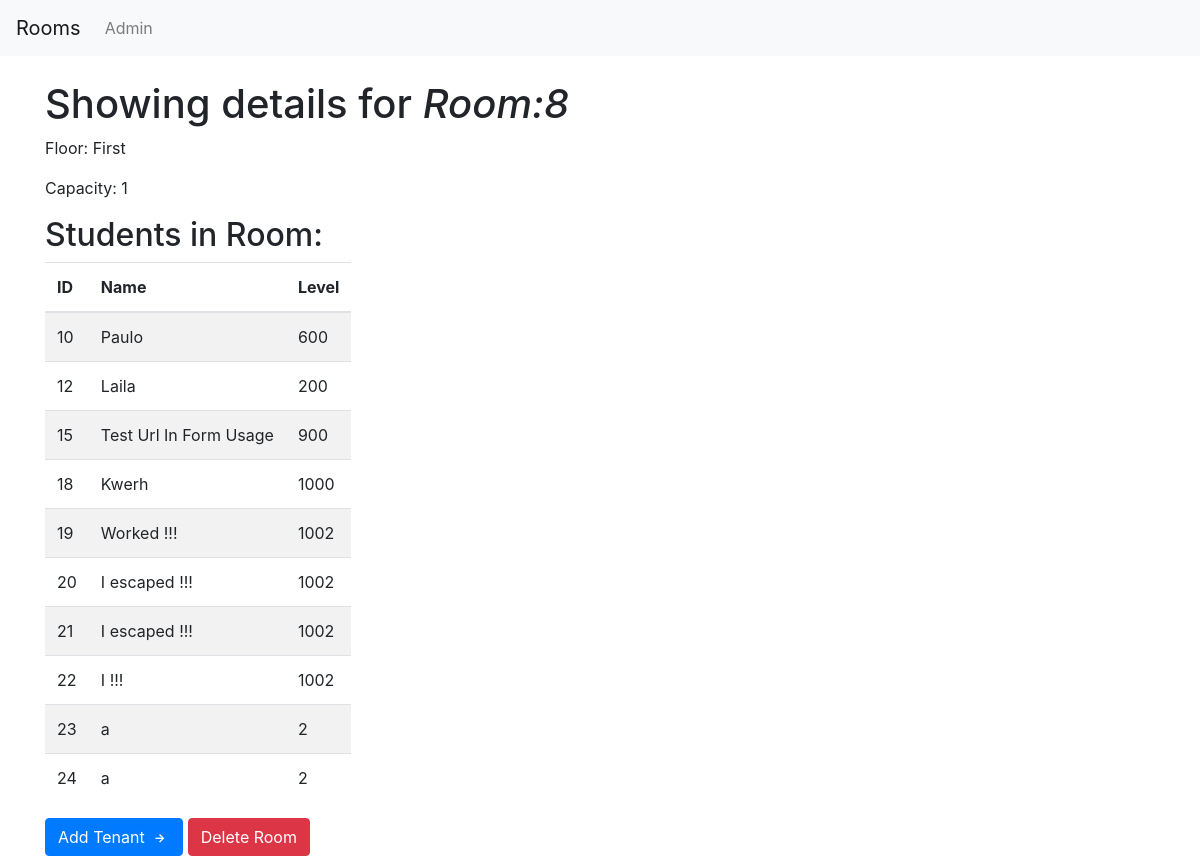
/hostel/room8/, run on the app's committed database.
### hostel/models.py (models this page shows, shortened)
class Room(models.Model):
    floor = models.CharField(max_length = 256)
    capacity = models.PositiveIntegerField(validators = [validators.MaxValueValidator(4,'Must not exceed 4 members')])

class Tenant(models.Model):
    name = models.CharField(max_length = 100)
    level = models.PositiveIntegerField()
    room = models.ForeignKey(Room, on_delete=models.CASCADE, related_name = 'tenants')
    def __str__(self):
        return self.name

### hostel/views.py (the view)
# urls.py: re_path(r'^room(?P<pk>\w+)/$', views.RoomsDetailView.as_view(), name = 'room_in_detail'),
class RoomsDetailView(DetailView):
    model = Room
    context_object_name = 'room_in_detail'
    template_name = 'hostel/rooms_details.html'

### hostel/templates/hostel/rooms_details.html (shortened to what this page needs)
{% extends 'hostel/hostel_base.html' %}
{% block body %}
<h1>Showing details for <em>Room:{{room_in_detail.id}}</em> </h1>
<p>Floor: {{room_in_detail.floor}}</p>
<p>Capacity: {{room_in_detail.capacity}}</p>
<h2>Students in Room:</h2>
<table class="table table-striped table-inverse table-responsive">
    <thead class="thead-inverse">
        <tr>
            <th>ID</th>
            <th>Name</th>
            <th>Level</th>
        </tr>
    </thead>
        <tbody>
            {% for tenant in room_in_detail.tenants.all %}
            <tr>
                <td scope="row">{{tenant.id}}</td>
                <td>{{tenant}}</td>
                <td>{{tenant.level}}</td>
            </tr>
            {% endfor %}
        </tbody>
</table>
<a href='{% url "hostel:create_tenant" pk=room_in_detail.pk %}?room={{room_in_detail.pk}}'class="btn btn-primary">
    Add Tenant <span class="badge badge-primary"> -> </span>
</a>
<a href="{% url 'hostel:delete' pk=room_in_detail.pk%}"><button type="submit" class="btn btn-danger">Delete Room</button></a>
{% endblock %}

### hostel/templates/hostel/hostel_base.html (shortened to what this page needs)
<!DOCTYPE html>
{% load staticfiles %}
<html lang="en">
<head>
    <link rel="stylesheet" href="{% static 'bs4/css/bootstrap.min.css' %}">
</head>
<body>
    <nav class="navbar navbar-expand-sm navbar-light bg-light">
        <ul class="navbar-nav nav">
            <li class="nav-item"><a href="{% url 'hostel:rooms' %}" class="navbar-brand">Rooms</a></li>
            <li class="nav-item"><a href="{% url 'admin:index' %}" class="nav-link">Admin</a></li>
        </ul>
    </nav>
    <div class="container mt-4">
        {% block body %}{% endblock %}
    </div>
</body>
</html>

### data on the page
Room: id "8", floor "First", capacity "1"
Tenant: id "10", name "Paulo", level "600"
Tenant: id "12", name "Laila", level "200"
Tenant: id "15", name "Test Url In Form Usage", level "900"
Tenant: id "18", name "Kwerh", level "1000"
Tenant: id "19", name "Worked !!!", level "1002"
Tenant: id "20", name "I escaped !!!", level "1002"
Tenant: id "21", name "I escaped !!!", level "1002"
Tenant: id "22", name "I !!!", level "1002"
Tenant: id "23", name "a", level "2"
Tenant: id "24", name "a", level "2"
